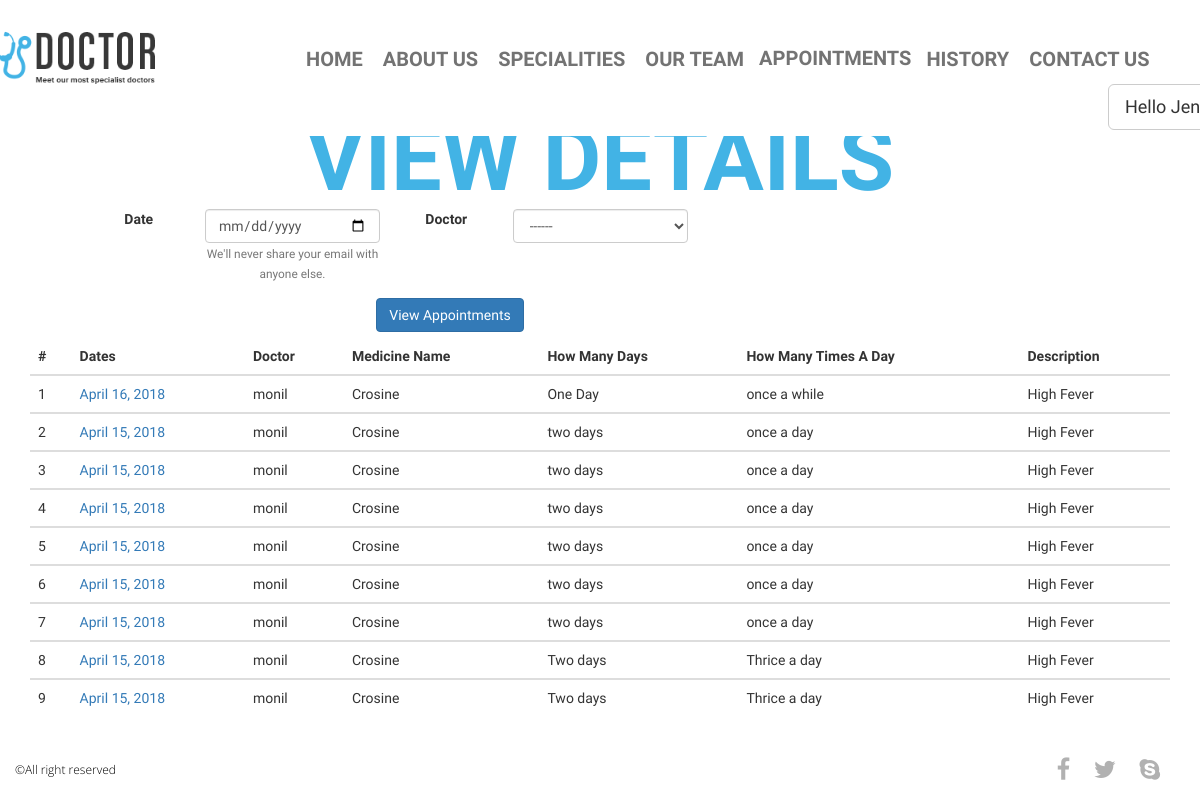
The page /history/ (signed in) on the database its author committed.
### catalog/models.py (models this page shows)
class historydata(models.Model):
    u_id=models.CharField(max_length=100)
    Doctor_id=models.CharField(max_length=100,default="")
    date=models.DateField()
    Med_1=models.CharField(max_length=120)
    m1_days=models.CharField(max_length=100)
    m1_times_a_day=models.CharField(max_length=100)
    '''Med_2=models.ForeignKey(medicine,on_delete=models.CASCADE,related_name='m2')
    m2_days=models.CharField(max_length=100)
    m2_times_a_day=models.CharField(max_length=100)
    Med_3=models.ForeignKey(medicine,on_delete=models.CASCADE,related_name='m3')
    m3_days=models.CharField(max_length=100)
    m3_times_a_day=models.CharField(max_length=100)
    Med_4=models.ForeignKey(medicine,on_delete=models.CASCADE,related_name='m4')
    m4_days=models.CharField(max_length=100)
    m4_times_a_day=models.CharField(max_length=100)
    Med_5=models.ForeignKey(medicine,on_delete=models.CASCADE,related_name='m5')
    m5_days=models.CharField(max_length=100)
    m5_times_a_day=models.CharField(max_length=100)'''
    description=models.CharField(max_length=300)
    def __str__(self):
             return '{0} {1}'.format(self.date,self.Doctor_id)

### catalog/views.py (the view, shortened to what this page needs)
# urls.py: url(r'^history/$',views.history,name='history'),
def history(request):
    username=request.user
    print(username.id)
    d=Doctor.objects.filter(u_id=username.id)
    u=Patient.objects.filter(u_id=username.id)
    print(d)
    print(u)
    print(username.id)
    Doctor_logged_in=Doctor.objects.none()
    Patient_logged_in=Patient.objects.none()
    if u:
        Patient_logged_in=u
        print("Logged In user is Patient")
    if d:
        return redirect('/home/')
        Doctor_logged_in=d
        print("Logged In User Is Doctor")
    print(Patient_logged_in)
    logu=request.user
    App=historydata.objects.filter(u_id=logu).order_by('-date')
    print(App)
    print(App)
    doctors=Doctor.objects.all()
    return render(
            request,
            'history.html',
            context={'App':App,'Doctor_logged_in':Doctor_logged_in,'Patient_logged_in':Patient_logged_in,'doctors':doctors}
        )

### catalog/models.py (called while the page is built)
    def __str__(self):
        full_name=self.First_Name+self.Middle_Name+self.Last_Name
        return '{0} {1} {2} {3} {4} {5} {6}'.format(self.u_id,self.First_Name,self.Last_Name,self.Middle_Name,self.Address,self.Date_Of_Birth,self.Profile_pic)
        """
        Returns the url to access a detail record for this book.
        """

### catalog/templates/history.html (shortened to what this page needs)
{% load static%}
<!DOCTYPE html>
<html lang="en">
<head>
  <link rel="stylesheet" type="text/css" href="https://netdna.bootstrapcdn.com/bootstrap/3.1.1/css/bootstrap.min.css">
  <link rel="stylesheet" href="https://maxcdn.bootstrapcdn.com/bootstrap/3.3.7/css/bootstrap.min.css">
  <link rel="stylesheet" href="https://maxcdn.bootstrapcdn.com/bootstrap/3.3.7/css/bootstrap.min.css">
  <link rel="stylesheet" href="{% static 'main/css/font-awesome.min.css' %} ">
  <link rel="stylesheet" href="{% static 'main/css/bootstrap.min.css' %}">
  <link rel="stylesheet" href="{% static 'main/css/style.css' %} ">
</head>
<body>
  <header class="top-header">
    <div class="container">
      <div class="row">
        <div class="col-xs-2 header-logo">
          <br>
          <a href="main_base.html"><img src="{% static 'main/img/logo.png' %}" alt="" class="img-responsive logo"></a>
        </div>
        <div class="col-md-10">
          <nav class="navbar navbar-default">
            <div class="container-fluid nav-bar">
              <div class="collapse navbar-collapse" id="bs-example-navbar-collapse-1">
                <ul class="nav navbar-nav navbar-left">
                  <li><a class="menu " href="{% url 'home' %}">Home</a></li>
                  <li><a class="menu " href="{% url 'aboutus' %}">About Us</a></li>
                  <li><a class="menu" href="{% url 'service' %}">Specialities </a></li>
                  <li><a class="menu" href="{% url 'team' %}">Our Team</a></li>
                  {% if user.is_authenticated %}
                    {% if Patient_logged_in %}
                         <li class="dropdown">
                           <button class="dropbtn active">Appointments</button>
                        </li>
                     <li><a class="menu" href="{% url 'history' %}"> History</a></li>
                    {% endif %}
                    <li><a class="menu" href="{% url 'contact' %}"> Contact Us</a></li>
                  </ul>
                 <ul class="nav navbar-nav navbar-right">
                  <div class="dropdown">
                      <button class="btn btn-default btn-lg dropdown-toggle" type="button" data-toggle="dropdown"> Hello {{                 user.get_username }} !    </button>
                       </div>
                        </ul>
              {% endif %}
              </div>
            </div>
          </nav>
        </div>
      </div>
    </div>
  </header>
  <section class="takeapoint text-center" id="">
    <div class="container">
      <div class="row">
        <h2>View Details</h2>
      </div>
    </div>
    <form name="Appoint_form"  id="Appoint_form" method="post" novalidate>
      <div class="form-group row">
        <div class="col-sm-1"></div>
          <label for="colFormLabelSm" class="col-sm-1 col-form-label col-form-label-sm">Date</label>
          <div class="col-sm-2">
                <input type="date" class="form-control form-control-sm" id="id_date" name="date" for="{{id_for_label }} placeholder="Enter Appointment Date">
                <small id="emailHelp" class="form-text text-muted">We'll never share your email with anyone else.</small>
          </div>
          <label for="colFormLabelSm" class="col-sm-1 col-form-label col-form-label-sm">Doctor</label>
          <div class="col-sm-2">
            <select class="form-control" id="id_doctor_name" name="doctor_name" for="{{doctor_name.id_for_label }}">
              <option value=" ">------</option>
            </select>
          </div>
      </div>
          <div class="col-sm-9">
                <button type="submit" class="btn btn-primary">View Appointments</button>
          </div>
          <br><br>
  </form>
  </section>
  <section class ="tableborder" id="tableborder">
    <div class="container">
     <div class="table-responsive">
        <table class="table">
          <thead>
            <tr>
              <th>#</th>
              <th>Dates</th>
              <th>Doctor</th>
              <th>Medicine Name</th>
              <th>How Many Days</th>
              <th>How Many Times A Day</th>
              <th>Description</th>
            </tr>
          </thead>
          <tbody>
          {% for appoint in App%}
            <tr>
              <td>{{forloop.counter}}</td>
              <td><a href="{{appoint.Date}}">{{appoint.date}}</a></td>
              <td>{{appoint.Doctor_id}}</td>
              <td>{{appoint.Med_1}}</td>
              <td>{{appoint.m1_days}}</td>
              <td>{{appoint.m1_times_a_day}}</td>
              <td>{{appoint.description}}</td>
            </tr>
          </tbody>
          {% endfor %}
        </table>
    </div>
  </section>
  <footer class="footer clearfix">
    <div class="container">
      <div class="row">
        <div class="col-xs-6 footer-para">
          <p>&copy;All right reserved</p>
        </div>
        <div class="col-xs-6 text-right">
          <a href=""><i class="fa fa-facebook"></i></a>
          <a href=""><i class="fa fa-twitter"></i></a>
          <a href=""><i class="fa fa-skype"></i></a>
        </div>
      </div>
    </div>
  </footer>

### catalog/static/main/css/style.css (style rules this page uses)
.dropbtn { margin: -10px; background-color: transparent; border-color: transparent; transition: all .5s ease 0s; -webkit-transition: all .5s ease 0s; -moz-transition: all .5s ease 0s; -o-transition: all .5s ease 0s; -ms-transition: all .5s ease 0s; background: transparent; border: none; background color: white; left: 40px; font-size: 20px; color: #737373; text-transform: uppercase; transition: all .7s ease 0s; -webkit-transition: all .7s ease 0s; -moz-transition: all .7s ease 0s; -o-transition: all .7s ease 0s; -ms-transition: all .7s ease 0s; padding: 10px 10px; font-weight: bold; }
.dropdown { margin: -05px; background-color:white; left: 40px; right:10px; font-size: 0px; color: #737373; text-transform: uppercase; transition: all .7s ease 0s; -webkit-transition: all .7s ease 0s; -moz-transition: all .7s ease 0s; -o-transition: all .7s ease 0s; -ms-transition: all .7s ease 0s; padding: 10px 10px; font-weight: bold; color: white; }
body { margin: 0; padding: 0; font-family: 'BenchNine', sans-serif; }
li { list-style: none; }
a:hover, a:visited, a { text-decoration: none; }
h1, h2 { text-transform: uppercase; font-weight: bold; }
.top-header { background: #fff !important; position: fixed; width: 100%; z-index: 99999; }
.top-header img.logo { margin-left: -40px; margin-bottom: 20px; margin-top: -20px; size:10; transition: all .5s ease 0s; -webkit-transition: all .5s ease 0s; -moz-transition: all .5s ease 0s; -o-transition: all .5s ease 0s; -ms-transition: all .5s ease 0s; }
.navbar-default { background-color: transparent; border-color: transparent; margin-bottom: 0; margin-top: 6px; transition: all .5s ease 0s; -webkit-transition: all .5s ease 0s; -moz-transition: all .5s ease 0s; -o-transition: all .5s ease 0s; -ms-transition: all .5s ease 0s; }
.nav-bar { margin-top: 28px; }
ul.nav { margin: 0; padding: 0; }
.navbar-default .navbar-nav>li>a { left: 40px; font-size: 20px; color: #737373; text-transform: uppercase; transition: all .7s ease 0s; -webkit-transition: all .7s ease 0s; -moz-transition: all .7s ease 0s; -o-transition: all .7s ease 0s; -ms-transition: all .7s ease 0s; padding: 10px 10px; font-weight: bold; }
.takeapoint { background-repeat: repeat-y; margin-top: 10px; }
.takeapoint h2 { font-size: 90px; color: #42b3e5; margin-top: 100px; margin-bottom: 0; }
.tableborder { left: 25px; right: 25px; }
.footer-para { margin: 0; padding: 0; }
.footer p { font-size: 12px; color: #000; font-family: 'Open Sans', sans-serif; font-weight: 300; margin: 0; padding: 25px 0; }
.footer a i.fa { font-size: 24px; color: #b1b1b1; padding: 22px 10px; }
html, body, .carousel, .carousel-inner, .carousel-inner .item { height: 100%; }
.navbar { width:108% !important; margin:0px auto; left:0; right:10px; padding:0; }
.navbar-right { right:10px; }

### rows shown on the page
historydata: date "April 16, 2018", Doctor_id "monil", Med_1 "Crosine", m1_days "One Day", m1_times_a_day "once a while", description "High Fever"
historydata: date "April 15, 2018", Doctor_id "monil", Med_1 "Crosine", m1_days "two days", m1_times_a_day "once a day", description "High Fever"
historydata: date "April 15, 2018", Doctor_id "monil", Med_1 "Crosine", m1_days "two days", m1_times_a_day "once a day", description "High Fever"
historydata: date "April 15, 2018", Doctor_id "monil", Med_1 "Crosine", m1_days "two days", m1_times_a_day "once a day", description "High Fever"
historydata: date "April 15, 2018", Doctor_id "monil", Med_1 "Crosine", m1_days "two days", m1_times_a_day "once a day", description "High Fever"
historydata: date "April 15, 2018", Doctor_id "monil", Med_1 "Crosine", m1_days "two days", m1_times_a_day "once a day", description "High Fever"
historydata: date "April 15, 2018", Doctor_id "monil", Med_1 "Crosine", m1_days "two days", m1_times_a_day "once a day", description "High Fever"
historydata: date "April 15, 2018", Doctor_id "monil", Med_1 "Crosine", m1_days "Two days", m1_times_a_day "Thrice a day", description "High Fever"
historydata: date "April 15, 2018", Doctor_id "monil", Med_1 "Crosine", m1_days "Two days", m1_times_a_day "Thrice a day", description "High Fever"
